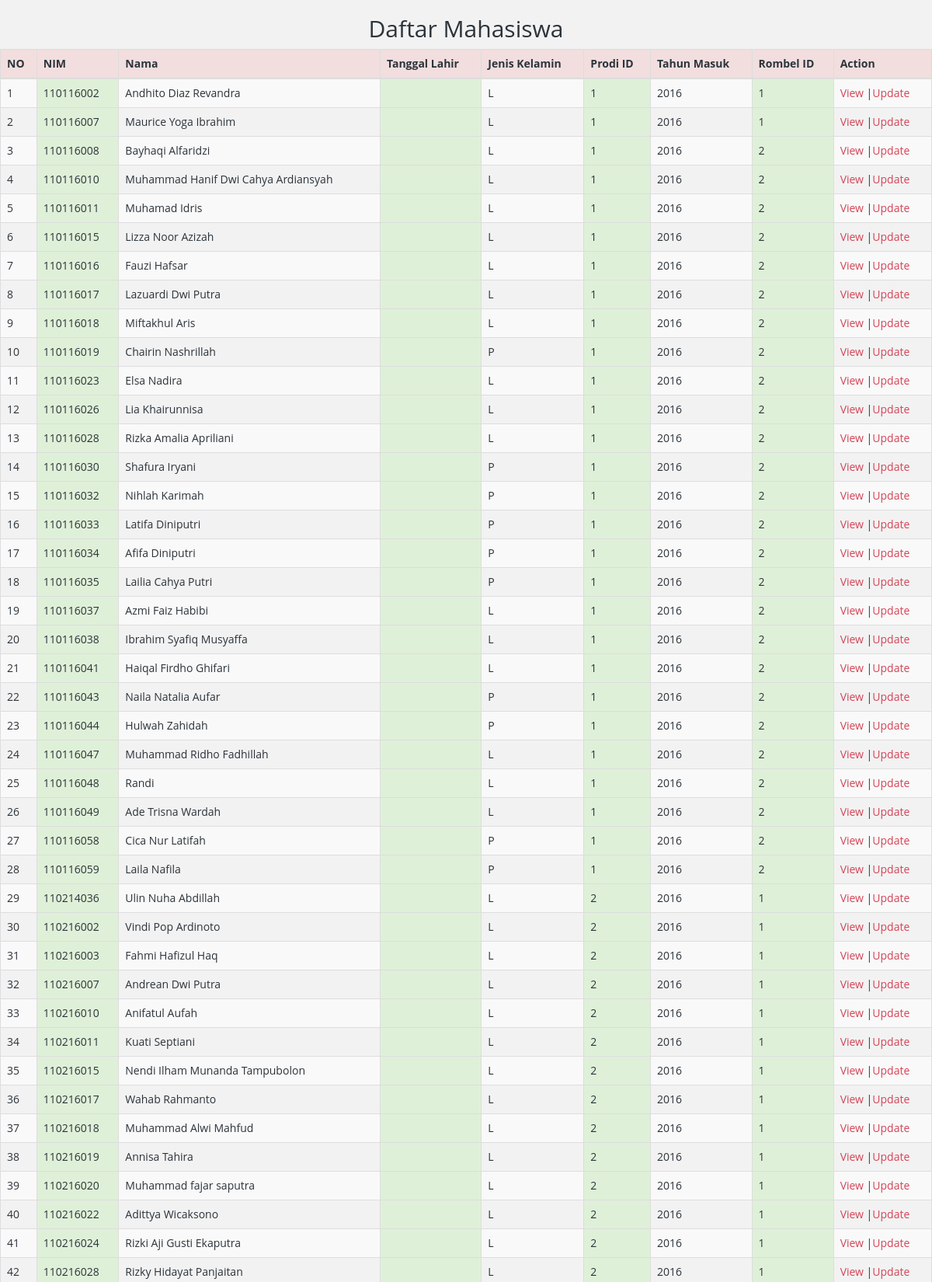
The page /indexmahasiswa.php (upper part) on the database its author committed.
### tables this page shows
CREATE TABLE `mahasiswa` (
  `nim` varchar(10) NOT NULL,
  `nama` varchar(45) DEFAULT NULL,
  `tmp_lahir` varchar(30) DEFAULT NULL,
  `tgl_lahir` date DEFAULT NULL,
  `jk` char(1) DEFAULT NULL,
  `prodi_id` int(11) NOT NULL,
  `ipk` double DEFAULT NULL,
  `thnmasuk` int(11) DEFAULT NULL,
  `email` varchar(45) DEFAULT NULL,
  `rombel_id` int(11) NOT NULL
);

### db/dbkoneksi.php (called while the page is built)
<?php
    class DBKoneksi{
        private $dbhost = 'localhost';
        private $dbuser = 'root';
        private $dbpass = 'bl@ck_ole27';
        private $dbname = 'tugasAkhir';
        private $opsi = [
            PDO::ATTR_ERRMODE => PDO::ERRMODE_EXCEPTION,
            PDO::ATTR_DEFAULT_FETCH_MODE => PDO::FETCH_ASSOC,
        ];
        private $koneksi = null;
        public function __construct()
        {
            $dsn = "mysql:host=".$this->dbhost.";dbname=".$this->dbname;
            try{
                $this->koneksi = new PDO($dsn,
                    $this->dbuser,$this->dbpass,
                    $this->opsi);
            }catch(PDOException $e){
                echo $e->getMessage();
            }
        }
        public function getKoneksi()
        {
            return $this->koneksi;
        }
    }
?>

### db/DAOmahasiswa.php (called while the page is built, shortened)
<?php
require_once "dbkoneksi.php";
class DAOMahasiswa
{
    protected $tableName = "";
    protected $koneksi = null ;
    public function __construct($nama_table)
    {
        $this->tableName= $nama_table;
        $database = new DBKoneksi();
        $this->koneksi = $database->getKoneksi();
    }
    public function getAll(){
        $sql = "SELECT * FROM " . $this->tableName;
        $ps = $this->koneksi->prepare($sql);
        $ps->execute();
        return $ps->fetchAll();
    }
}

### indexmahasiswa.php (the view, shortened to what this page needs)
<?php
    include_once 'top.php';
    $obj = new mahasiswa();
    $rows = $obj->getAll();
    ?>
    <h2 align="center">Daftar Mahasiswa</h2>
    <table id="mahasiswa" class="table table-striped table-bordered">
        <thead>
        <tr class="danger">
            <th>NO</th><th>NIM</th><th>Nama</th><th>Tanggal Lahir</th><th>Jenis Kelamin</th><th>Prodi ID</th><th>Tahun Masuk</th><th>Rombel ID</th><th>Action</th>
        </tr>
        </thead>
        <tbody>
        <?php
        $nomor = 1;
        foreach($rows as $row){
            echo '<tr><td>'.$nomor.'</td>';
            echo '<td class="success">'.$row['nim'].'</td>';
            echo '<td>'.$row['nama'].'</td>';
            echo '<td class="success">'.$row['tgl_lahir'].'</td>';
            echo '<td>'.$row['jk'].'</td>';
            echo '<td class="success">'.$row['prodi_id'].'</td>';
            echo '<td>'.$row['thnmasuk'].'</td>';
            echo '<td class="success">'.$row['rombel_id'].'</td>';
            echo '<td><a href="view_mahasiswa.php?id='.$row['nim']. '">View</a> |';
            echo '<a href="formmahasiswa.php?id='.$row['nim']. '">Update</a></td>';
            echo '</tr>';
           $nomor++;
        }
        ?>
        </tbody>
    </table>

### css/hero-slider.css (style rules this page uses)
*, *::after, *::before { -webkit-box-sizing: border-box; -moz-box-sizing: border-box; box-sizing: border-box; }
html { font-size: 62.5%; }
a { color: #d44457; text-decoration: none; }

### css/tooplate-style.css (style rules this page uses)
* { margin: 0; padding: 0; font-family: 'Open Sans', arial, sans-serif; }

### rows shown on the page
mahasiswa: nim "110116002", nama "Andhito Diaz Revandra", jk "L", prodi "1", thnmasuk "2016", rombel "1"
mahasiswa: nim "110116007", nama "Maurice Yoga Ibrahim", jk "L", prodi "1", thnmasuk "2016", rombel "1"
mahasiswa: nim "110116008", nama "Bayhaqi Alfaridzi", jk "L", prodi "1", thnmasuk "2016", rombel "2"
mahasiswa: nim "110116010", nama "Muhammad Hanif Dwi Cahya Ardiansyah", jk "L", prodi "1", thnmasuk "2016", rombel "2"
mahasiswa: nim "110116011", nama "Muhamad Idris", jk "L", prodi "1", thnmasuk "2016", rombel "2"
mahasiswa: nim "110116015", nama "Lizza Noor Azizah", jk "L", prodi "1", thnmasuk "2016", rombel "2"
mahasiswa: nim "110116016", nama "Fauzi Hafsar", jk "L", prodi "1", thnmasuk "2016", rombel "2"
mahasiswa: nim "110116017", nama "Lazuardi Dwi Putra", jk "L", prodi "1", thnmasuk "2016", rombel "2"
mahasiswa: nim "110116018", nama "Miftakhul Aris", jk "L", prodi "1", thnmasuk "2016", rombel "2"
mahasiswa: nim "110116019", nama "Chairin Nashrillah", jk "P", prodi "1", thnmasuk "2016", rombel "2"
mahasiswa: nim "110116023", nama "Elsa Nadira", jk "L", prodi "1", thnmasuk "2016", rombel "2"
mahasiswa: nim "110116026", nama "Lia Khairunnisa", jk "L", prodi "1", thnmasuk "2016", rombel "2"
mahasiswa: nim "110116028", nama "Rizka Amalia Apriliani", jk "L", prodi "1", thnmasuk "2016", rombel "2"
mahasiswa: nim "110116030", nama "Shafura Iryani", jk "P", prodi "1", thnmasuk "2016", rombel "2"
mahasiswa: nim "110116032", nama "Nihlah Karimah", jk "P", prodi "1", thnmasuk "2016", rombel "2"
mahasiswa: nim "110116033", nama "Latifa Diniputri", jk "P", prodi "1", thnmasuk "2016", rombel "2"
mahasiswa: nim "110116034", nama "Afifa Diniputri", jk "P", prodi "1", thnmasuk "2016", rombel "2"
mahasiswa: nim "110116035", nama "Lailia Cahya Putri", jk "P", prodi "1", thnmasuk "2016", rombel "2"
mahasiswa: nim "110116037", nama "Azmi Faiz Habibi", jk "L", prodi "1", thnmasuk "2016", rombel "2"
mahasiswa: nim "110116038", nama "Ibrahim Syafiq Musyaffa", jk "L", prodi "1", thnmasuk "2016", rombel "2"
mahasiswa: nim "110116041", nama "Haiqal Firdho Ghifari", jk "L", prodi "1", thnmasuk "2016", rombel "2"
mahasiswa: nim "110116043", nama "Naila Natalia Aufar", jk "P", prodi "1", thnmasuk "2016", rombel "2"
mahasiswa: nim "110116044", nama "Hulwah Zahidah", jk "P", prodi "1", thnmasuk "2016", rombel "2"
mahasiswa: nim "110116047", nama "Muhammad Ridho Fadhillah", jk "L", prodi "1", thnmasuk "2016", rombel "2"
mahasiswa: nim "110116048", nama "Randi", jk "L", prodi "1", thnmasuk "2016", rombel "2"
mahasiswa: nim "110116049", nama "Ade Trisna Wardah", jk "L", prodi "1", thnmasuk "2016", rombel "2"
mahasiswa: nim "110116058", nama "Cica Nur Latifah", jk "P", prodi "1", thnmasuk "2016", rombel "2"
mahasiswa: nim "110116059", nama "Laila Nafila", jk "P", prodi "1", thnmasuk "2016", rombel "2"
mahasiswa: nim "110214036", nama "Ulin Nuha Abdillah", jk "L", prodi "2", thnmasuk "2016", rombel "1"
mahasiswa: nim "110216002", nama "Vindi Pop Ardinoto", jk "L", prodi "2", thnmasuk "2016", rombel "1"
mahasiswa: nim "110216003", nama "Fahmi Hafizul Haq", jk "L", prodi "2", thnmasuk "2016", rombel "1"
mahasiswa: nim "110216007", nama "Andrean Dwi Putra", jk "L", prodi "2", thnmasuk "2016", rombel "1"
mahasiswa: nim "110216010", nama "Anifatul Aufah", jk "L", prodi "2", thnmasuk "2016", rombel "1"
mahasiswa: nim "110216011", nama "Kuati Septiani", jk "L", prodi "2", thnmasuk "2016", rombel "1"
mahasiswa: nim "110216015", nama "Nendi Ilham Munanda Tampubolon", jk "L", prodi "2", thnmasuk "2016", rombel "1"
mahasiswa: nim "110216017", nama "Wahab Rahmanto", jk "L", prodi "2", thnmasuk "2016", rombel "1"
mahasiswa: nim "110216018", nama "Muhammad Alwi Mahfud", jk "L", prodi "2", thnmasuk "2016", rombel "1"
mahasiswa: nim "110216019", nama "Annisa Tahira", jk "L", prodi "2", thnmasuk "2016", rombel "1"
mahasiswa: nim "110216020", nama "Muhammad fajar saputra", jk "L", prodi "2", thnmasuk "2016", rombel "1"
mahasiswa: nim "110216022", nama "Adittya Wicaksono", jk "L", prodi "2", thnmasuk "2016", rombel "1"
mahasiswa: nim "110216024", nama "Rizki Aji Gusti Ekaputra", jk "L", prodi "2", thnmasuk "2016", rombel "1"
mahasiswa: nim "110216028", nama "Rizky Hidayat Panjaitan", jk "L", prodi "2", thnmasuk "2016", rombel "1"
